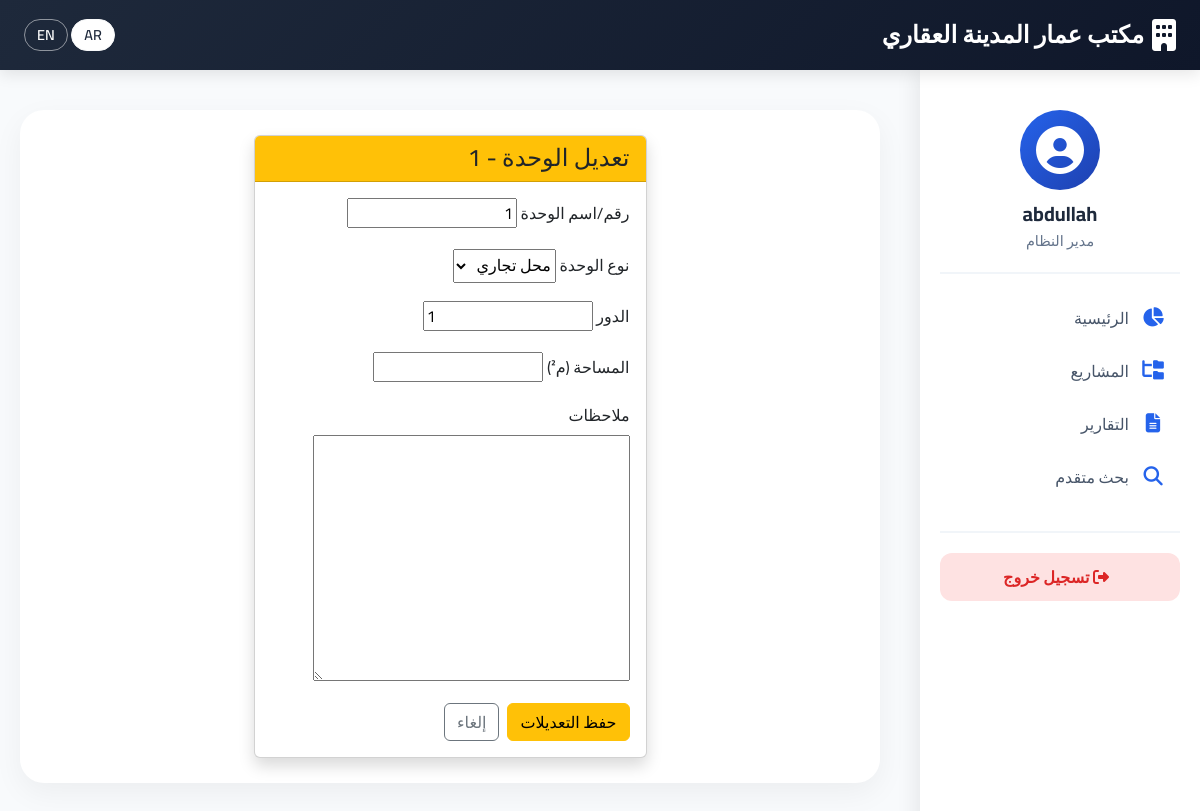
The app's page /edit/unit/8/ (signed in) with its own data.
### rentals/models.py (models this page shows, shortened)
class Unit(models.Model):
    UNIT_TYPES = [
        ('shop', 'محل تجاري'),
        ('apartment', 'شقة سكنية'),
        ('room', 'غرفة'),
        ('farm_unit', 'وحدة زراعية'),
        ('office', 'مكتب'),
        ('warehouse', 'مستودع'),
        ('other', 'أخرى'),
    ]
    sub_category = models.ForeignKey(SubCategory, on_delete=models.CASCADE, related_name='units', verbose_name="القسم الداخلي")
    unit_number = models.CharField(max_length=50, verbose_name="رقم/اسم الوحدة")
    unit_type = models.CharField(max_length=20, choices=UNIT_TYPES, verbose_name="نوع الوحدة")
    floor = models.IntegerField(verbose_name="الدور", null=True, blank=True)
    area = models.FloatField(verbose_name="المساحة (م²)", null=True, blank=True)
    is_rented = models.BooleanField(default=False, verbose_name="مؤجرة حالياً؟")
    notes = models.TextField(blank=True, verbose_name="ملاحظات")
    image = models.ImageField(upload_to='units/%Y/%m/', verbose_name="صورة الوحدة", blank=True, null=True)
    created_at = models.DateTimeField(auto_now_add=True)
    updated_at = models.DateTimeField(auto_now=True)
    class Meta:
        unique_together = ['sub_category', 'unit_number']
        verbose_name = "وحدة"
        verbose_name_plural = "الوحدات"
        ordering = ['sub_category', 'unit_number']

### rentals/views.py (the view)
# urls.py: path('edit/unit/<int:pk>/', views.edit_unit, name='edit_unit'),
@login_required
@permission_required('rentals.change_unit', raise_exception=True)
def edit_unit(request, pk):
    unit = get_object_or_404(Unit, pk=pk)
    if request.method == 'POST':
        form = UnitForm(request.POST, request.FILES, instance=unit)
        if form.is_valid():
            form.save()
            messages.success(request, _('تم تعديل الوحدة بنجاح.'))
            return redirect('unit_detail', pk=unit.id)
    else:
        form = UnitForm(instance=unit)
    return render(request, 'rentals/edit_unit.html', {'form': form, 'unit': unit})

### rentals/forms.py
class UnitForm(forms.ModelForm):
    class Meta:
        model = Unit
        fields = ['unit_number', 'unit_type', 'floor', 'area', 'notes']
        labels = {
            'unit_number': _('رقم/اسم الوحدة'),
            'unit_type': _('نوع الوحدة'),
            'floor': _('الدور'),
            'area': _('المساحة (م²)'),
            'notes': _('ملاحظات'),
        }
    def __init__(self, *args, **kwargs):
        super().__init__(*args, **kwargs)
        self.fields['floor'].required = False
        self.fields['area'].required = False
        self.fields['notes'].required = False

### rentals/templates/rentals/edit_unit.html (shortened to what this page needs)
{% extends 'rentals/base.html' %}
{% load i18n %}
{% block content %}
<div class="row justify-content-center">
    <div class="col-md-8 col-lg-6">
        <div class="card shadow">
            <div class="card-header bg-warning text-dark">
                <h4 class="mb-0">{% trans "تعديل الوحدة" %} - {{ unit.unit_number }}</h4>
            </div>
            <div class="card-body">
                <form method="post">
                    {% for field in form %}
                        <div class="mb-3">
                            <label for="{{ field.id_for_label }}" class="form-label">{{ field.label }}</label>
                            {{ field }}
                        </div>
                    {% endfor %}
                    <div class="d-flex gap-2">
                        <button type="submit" class="btn btn-warning">{% trans "حفظ التعديلات" %}</button>
                        <a href="{% url 'unit_detail' unit.id %}" class="btn btn-outline-secondary">{% trans "إلغاء" %}</a>
                    </div>
                </form>
            </div>
        </div>
    </div>
</div>
{% endblock %}

### rentals/templates/rentals/base.html (shortened to what this page needs)
<!DOCTYPE html>
{% load static i18n %}
<html lang="ar" dir="rtl">
<head>
    <link rel="stylesheet" href="https://cdn.jsdelivr.net/npm/bootstrap@5.3.2/dist/css/bootstrap.rtl.min.css">
    <link rel="stylesheet" href="https://cdnjs.cloudflare.com/ajax/libs/font-awesome/6.5.1/css/all.min.css">
</head>
<body>
    <nav class="navbar navbar-custom">
        <div class="container-fluid px-4">
            <a class="navbar-brand" href="{% url 'home' %}">
                <i class="fas fa-building"></i>
                مكتب عمار المدينة العقاري
            </a>
            <div class="language-switcher">
                <form action="{% url 'set_language' %}" method="post" class="d-inline">
                    <button type="submit" name="language" value="ar" class="btn btn-sm btn-light">AR</button>
                    <button type="submit" name="language" value="en" class="btn btn-sm btn-outline-light">EN</button>
                </form>
            </div>
        </div>
    </nav>
    <div class="sidebar" id="sidebar">
        <div class="user-info">
            <div class="avatar">
                <i class="fas fa-user-circle"></i>
            </div>
            <h5>{{ user.get_username|default:"زائر" }}</h5>
            <p>{% if user.is_superuser %}مدير النظام{% else %}مستخدم{% endif %}</p>
        </div>
        <ul class="sidebar-menu">
            <li>
                <a href="{% url 'home' %}" {% if request.path == '/' %}class="active"{% endif %}>
                    <i class="fas fa-chart-pie"></i> الرئيسية
                </a>
            </li>
            <li>
                <a href="{% url 'main_categories' %}" {% if '/categories/' in request.path %}class="active"{% endif %}>
                    <i class="fas fa-folder-tree"></i> المشاريع
                </a>
            </li>
            <li>
                <a href="{% url 'reports_dashboard' %}" {% if '/reports/' in request.path %}class="active"{% endif %}>
                    <i class="fas fa-file-alt"></i> التقارير
                </a>
            </li>
            <li>
                <a href="{% url 'advanced_search' %}" {% if '/search/' in request.path %}class="active"{% endif %}>
                    <i class="fas fa-search"></i> بحث متقدم
                </a>
            </li>
        </ul>
        <div class="sidebar-footer">
            {% if user.is_authenticated %}
            <a href="{% url 'logout' %}" class="logout-btn">
                <i class="fas fa-sign-out-alt ms-2"></i> تسجيل خروج
            </a>
            {% else %}
            <a href="{% url 'login' %}" class="btn btn-primary-custom w-100 py-2">
                <i class="fas fa-sign-in-alt ms-2"></i> دخول
            </a>
            {% endif %}
        </div>
    </div>
    <div class="main-content" id="mainContent">
        <div class="content-card">
            {% block content %}{% endblock %}
        </div>
    </div>
</body>
</html>

### rentals/templates/rentals/base.html (style rules this page uses)
* { font-family: 'Cairo', sans-serif; }
body { background-color: #f8fafc; margin: 0; padding: 0; }
.navbar-custom { background: linear-gradient(135deg, #1e293b, #0f172a); box-shadow: 0 4px 15px rgba(0,0,0,0.1); padding: 12px 0; position: fixed; top: 0; left: 0; right: 0; z-index: 1030; height: 70px; }
.navbar-custom .navbar-brand { color: white; font-weight: 700; font-size: 1.5rem; display: flex; align-items: center; gap: 8px; }
.navbar-custom .navbar-brand i { font-size: 2rem; }
.language-switcher .btn { border-radius: 20px; padding: 4px 12px; font-size: 0.9rem; font-weight: 600; }
.language-switcher .btn-light { background: white; color: #1e293b; }
.language-switcher .btn-outline-light { border-color: rgba(255,255,255,0.5); color: white; }
.sidebar { position: fixed; top: 70px; right: 0; bottom: 0; width: 280px; background: white; box-shadow: -4px 0 20px rgba(0,0,0,0.08); padding: 20px; overflow-y: auto; transition: 0.3s; z-index: 1020; }
.sidebar .user-info { text-align: center; padding: 20px 0; border-bottom: 2px solid #f1f5f9; margin-bottom: 20px; }
.sidebar .user-info .avatar { width: 80px; height: 80px; background: linear-gradient(135deg, #2563eb, #1e40af); border-radius: 50%; display: flex; align-items: center; justify-content: center; margin: 0 auto 12px; }
.sidebar .user-info .avatar i { font-size: 3rem; color: white; }
.sidebar .user-info h5 { color: #1e293b; font-weight: 700; margin-bottom: 4px; }
.sidebar .user-info p { color: #64748b; font-size: 0.9rem; margin: 0; }
.sidebar-menu { list-style: none; padding: 0; margin: 0; }
.sidebar-menu li { margin-bottom: 5px; }
.sidebar-menu a { display: flex; align-items: center; padding: 12px 15px; color: #475569; text-decoration: none; border-radius: 12px; transition: 0.2s; font-weight: 500; }
.sidebar-menu a i { margin-left: 12px; width: 24px; text-align: center; color: #2563eb; font-size: 1.2rem; }
.sidebar-footer { margin-top: 30px; padding-top: 20px; border-top: 2px solid #f1f5f9; }
.logout-btn { display: block; padding: 12px; background: #fee2e2; color: #dc2626; text-align: center; text-decoration: none; border-radius: 12px; font-weight: 600; transition: 0.2s; }
.main-content { margin-right: 300px; margin-top: 90px; padding: 20px; min-height: 100vh; transition: margin-right 0.3s; }
.content-card { background: white; border-radius: 24px; box-shadow: 0 10px 30px rgba(0,0,0,0.05); padding: 25px; margin-bottom: 25px; }

### records on screen
Unit: unit_number "1", form "1" "محل تجاري" "1"

### other values on screen
{{ user.get_username|default:"زائر" }} "abdullah"
{{ field.label }} "رقم/اسم الوحدة" "نوع الوحدة" "الدور" "المساحة (م²)" "ملاحظات"
